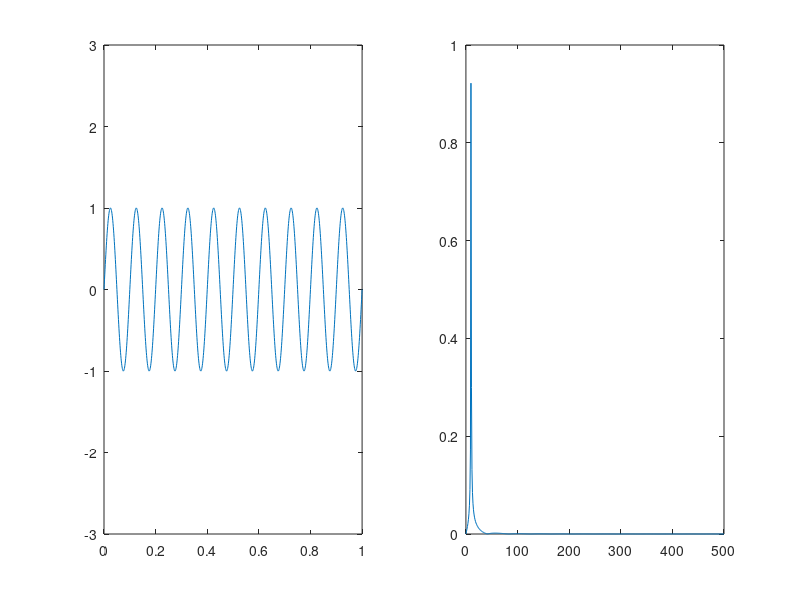

This chart was generated by the following MATLAB code:
clc;

t = (0:0.001:1)';

y1 = sin(2*pi*50*t);
y2 = sin(2*pi*25*t);
y3 = sin(2*pi*10*t);
y4 = sin(2*pi*75*t);
y5 = sin(2*pi*14*t);
y6 = sin(2*pi*21*t);
y7 = sin(2*pi*19*t);
y8 = sin(2*pi*79*t);

y9 = y1+y2+y3+y4+y5+y6+y7+y8;

subplot(1,2,1);
plot(t,y1);
ylim([-3 3]);

L = length(t);
Fs = 1000;
NFFT = 2^nextpow2(L); % Next power of 2 from length of y
Y = fft(y1,NFFT)/L;
f = Fs/2*linspace(0,1,NFFT/2+1);
subplot(1,2,2);
plot(f,2*abs(Y(1:NFFT/2+1)));

pause;

subplot(1,2,1);
plot(t,y2);
ylim([-3 3]);


L = length(t);
Fs = 1000;
NFFT = 2^nextpow2(L); % Next power of 2 from length of y
Y = fft(y2,NFFT)/L;
f = Fs/2*linspace(0,1,NFFT/2+1);
subplot(1,2,2);
plot(f,2*abs(Y(1:NFFT/2+1)));

pause;

subplot(1,2,1);
plot(t,y3);
ylim([-3 3]);

L = length(t);
Fs = 1000;
NFFT = 2^nextpow2(L); % Next power of 2 from length of y
Y = fft(y3,NFFT)/L;
f = Fs/2*linspace(0,1,NFFT/2+1);
subplot(1,2,2);
plot(f,2*abs(Y(1:NFFT/2+1)));

pause;